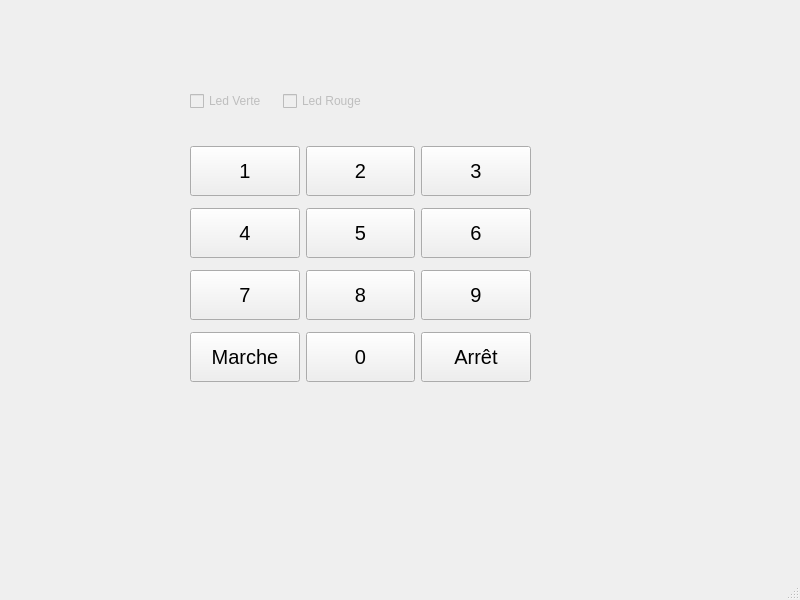
<?xml version="1.0" encoding="UTF-8"?>
<ui version="4.0">
 <class>Clavier</class>
 <widget class="QMainWindow" name="Clavier">
  <property name="geometry">
   <rect>
    <x>0</x>
    <y>0</y>
    <width>800</width>
    <height>600</height>
   </rect>
  </property>
  <property name="windowTitle">
   <string>Centrale d'alarme</string>
  </property>
  <widget class="QWidget" name="centralwidget">
   <widget class="QWidget" name="">
    <property name="geometry">
     <rect>
      <x>190</x>
      <y>140</y>
      <width>341</width>
      <height>251</height>
     </rect>
    </property>
    <layout class="QGridLayout" name="gridLayout">
     <item row="0" column="0">
      <widget class="QPushButton" name="pushButton1">
       <property name="minimumSize">
        <size>
         <width>50</width>
         <height>50</height>
        </size>
       </property>
       <property name="font">
        <font>
         <pointsize>15</pointsize>
        </font>
       </property>
       <property name="text">
        <string>1</string>
       </property>
      </widget>
     </item>
     <item row="0" column="1">
      <widget class="QPushButton" name="pushButton2">
       <property name="minimumSize">
        <size>
         <width>50</width>
         <height>50</height>
        </size>
       </property>
       <property name="font">
        <font>
         <pointsize>15</pointsize>
        </font>
       </property>
       <property name="text">
        <string>2</string>
       </property>
      </widget>
     </item>
     <item row="0" column="2">
      <widget class="QPushButton" name="pushButton3">
       <property name="minimumSize">
        <size>
         <width>50</width>
         <height>50</height>
        </size>
       </property>
       <property name="font">
        <font>
         <pointsize>15</pointsize>
        </font>
       </property>
       <property name="text">
        <string>3</string>
       </property>
      </widget>
     </item>
     <item row="1" column="0">
      <widget class="QPushButton" name="pushButton4">
       <property name="minimumSize">
        <size>
         <width>50</width>
         <height>50</height>
        </size>
       </property>
       <property name="font">
        <font>
         <pointsize>15</pointsize>
        </font>
       </property>
       <property name="text">
        <string>4</string>
       </property>
      </widget>
     </item>
     <item row="1" column="1">
      <widget class="QPushButton" name="pushButton5">
       <property name="minimumSize">
        <size>
         <width>50</width>
         <height>50</height>
        </size>
       </property>
       <property name="font">
        <font>
         <pointsize>15</pointsize>
        </font>
       </property>
       <property name="text">
        <string>5</string>
       </property>
      </widget>
     </item>
     <item row="1" column="2">
      <widget class="QPushButton" name="pushButton6">
       <property name="minimumSize">
        <size>
         <width>50</width>
         <height>50</height>
        </size>
       </property>
       <property name="font">
        <font>
         <pointsize>15</pointsize>
        </font>
       </property>
       <property name="text">
        <string>6</string>
       </property>
      </widget>
     </item>
     <item row="2" column="0">
      <widget class="QPushButton" name="pushButton7">
       <property name="minimumSize">
        <size>
         <width>50</width>
         <height>50</height>
        </size>
       </property>
       <property name="font">
        <font>
         <pointsize>15</pointsize>
        </font>
       </property>
       <property name="text">
        <string>7</string>
       </property>
      </widget>
     </item>
     <item row="2" column="1">
      <widget class="QPushButton" name="pushButton8">
       <property name="minimumSize">
        <size>
         <width>50</width>
         <height>50</height>
        </size>
       </property>
       <property name="font">
        <font>
         <pointsize>15</pointsize>
        </font>
       </property>
       <property name="text">
        <string>8</string>
       </property>
      </widget>
     </item>
     <item row="2" column="2">
      <widget class="QPushButton" name="pushButton9">
       <property name="minimumSize">
        <size>
         <width>50</width>
         <height>50</height>
        </size>
       </property>
       <property name="font">
        <font>
         <pointsize>15</pointsize>
        </font>
       </property>
       <property name="text">
        <string>9</string>
       </property>
      </widget>
     </item>
     <item row="3" column="0">
      <widget class="QPushButton" name="pushButtonMarche">
       <property name="minimumSize">
        <size>
         <width>50</width>
         <height>50</height>
        </size>
       </property>
       <property name="font">
        <font>
         <pointsize>15</pointsize>
        </font>
       </property>
       <property name="text">
        <string>Marche</string>
       </property>
      </widget>
     </item>
     <item row="3" column="1">
      <widget class="QPushButton" name="pushButton0">
       <property name="minimumSize">
        <size>
         <width>50</width>
         <height>50</height>
        </size>
       </property>
       <property name="font">
        <font>
         <pointsize>15</pointsize>
        </font>
       </property>
       <property name="text">
        <string>0</string>
       </property>
      </widget>
     </item>
     <item row="3" column="2">
      <widget class="QPushButton" name="pushButtonArret">
       <property name="minimumSize">
        <size>
         <width>50</width>
         <height>50</height>
        </size>
       </property>
       <property name="font">
        <font>
         <pointsize>15</pointsize>
        </font>
       </property>
       <property name="text">
        <string>Arrêt</string>
       </property>
      </widget>
     </item>
    </layout>
   </widget>
   <widget class="QWidget" name="">
    <property name="geometry">
     <rect>
      <x>190</x>
      <y>90</y>
      <width>179</width>
      <height>23</height>
     </rect>
    </property>
    <layout class="QHBoxLayout" name="horizontalLayout">
     <item>
      <widget class="QCheckBox" name="checkBoxVerte">
       <property name="enabled">
        <bool>false</bool>
       </property>
       <property name="text">
        <string>Led Verte</string>
       </property>
      </widget>
     </item>
     <item>
      <widget class="QCheckBox" name="checkBoxRouge">
       <property name="enabled">
        <bool>false</bool>
       </property>
       <property name="text">
        <string>Led Rouge</string>
       </property>
      </widget>
     </item>
    </layout>
   </widget>
  </widget>
  <widget class="QMenuBar" name="menubar">
   <property name="geometry">
    <rect>
     <x>0</x>
     <y>0</y>
     <width>800</width>
     <height>20</height>
    </rect>
   </property>
  </widget>
  <widget class="QStatusBar" name="statusbar"/>
 </widget>
 <resources/>
 <connections/>
</ui>
